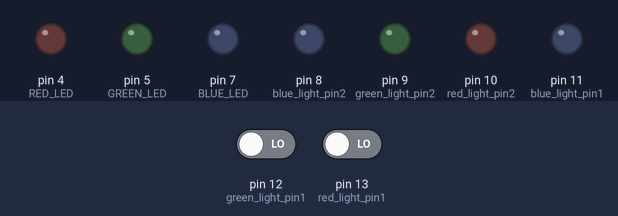
Bench run of a sketch on a simulated Arduino Nano, built with avr-gcc and run on an emulated ATmega328P. Shown: output pins drawn as LEDs (lit = HIGH). Dashed ring = blinking. Inputs (shaded band) come from the test bench; at power-on: pin 12 (green_light_pin1) LOW, pin 13 (red_light_pin1) LOW.

Above: at 1.2 s.
1.3 s: pin 12 (green_light_pin1) driven HIGH
At 1.45 s:
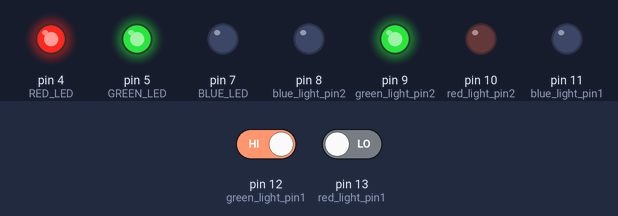
At 1.85 s:
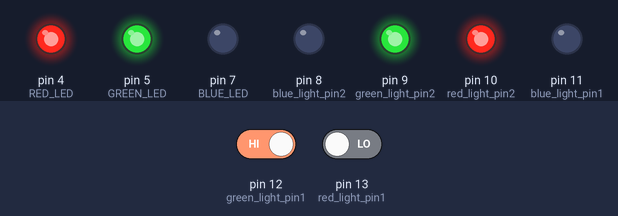
4.3 s: pin 13 (red_light_pin1) driven HIGH
At 4.85 s:
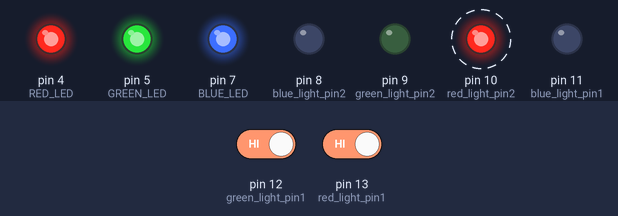
Timing chart, 0 to 13.3 s (numbered marks = the images above; inputs shaded):
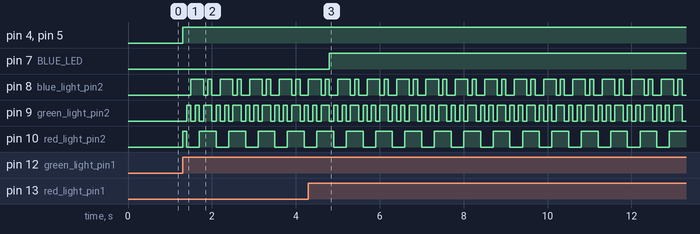

Measured:
- after the input at 1.3 s, pin 4 (RED_LED), pin 5 (GREEN_LED): LOW → HIGH at once
- after the input at 4.3 s, pin 7 (BLUE_LED): LOW → HIGH after 0.50 s

The sketch:

LightControl.ino
```cpp
/*
 * RFID-125
 * (c) 2017, Agis Wichert
 */
#include <SoftwareSerial.h>

#define RED_LED 4
#define BLUE_LED 7
#define GREEN_LED 5

int red_light_pin1 = 13;
int green_light_pin1 = 12;
int blue_light_pin1 = 11;
int red_light_pin2 = 10;
int green_light_pin2 = 9;
int blue_light_pin2 = 8;
int colors[7][3] = {{255, 0, 0},{0, 255, 0},{0, 0, 255},{0, 255, 255},{255, 0, 255},{255, 255, 0},{255, 255, 255}};
int index = 0;

int brightness = 255;

int gBright = 0;
int rBright = 0;
int bBright = 0;

int fadeSpeed = 10;

// RFID  | Nano
// Pin 1 | D2
// Pin 2 | D3
SoftwareSerial Rfid = SoftwareSerial(0,1);

String code = "";
String table1 = "24856484852665453575366513";
String table2 = "24856484852665056675165563";
String table3 = "24856484852665056575070573";
bool stopRead = true;
bool turnOnLeft = false;
bool turnOnRight = false;
String currentTable = "";

void setup() {pinMode(GREEN_LED, OUTPUT);
   pinMode(RED_LED, OUTPUT);
   pinMode(BLUE_LED, OUTPUT);
   pinMode(red_light_pin1, OUTPUT);
   pinMode(green_light_pin1, OUTPUT);
   pinMode(blue_light_pin1, OUTPUT);
   pinMode(red_light_pin2, OUTPUT);
   pinMode(green_light_pin2, OUTPUT);
   pinMode(blue_light_pin2, OUTPUT);

   pinMode(12, INPUT);
   pinMode(13, INPUT);

  // Serial Monitor to see results on the computer
  Serial.begin(9600);
  // Communication to the RFID reader
  Rfid.begin(9600);
}

void TurnOnB() {
  digitalWrite(7, HIGH);
//  for (int i = 0; i < 256; i++) {
//       analogWrite(BLUE_LED, bBright);
//       bBright += 1;
//       delay(fadeSpeed);
//   }
}

void TurnOnG() {
  digitalWrite(5, HIGH);
//  for (int i = 0; i < 256; i++) {
//       analogWrite(GREEN_LED, gBright);
//       gBright +=1;
//       delay(fadeSpeed);
//   }
}

void TurnOnR() {
  digitalWrite(4, HIGH);
//   for (int i = 0; i < 256; i++) {
//       analogWrite(RED_LED, rBright);
//       rBright +=1;
//       delay(fadeSpeed);
//   }
}

void TurnOffB() {
//   for (int i = 0; i < 256; i++) {
//       analogWrite(BLUE_LED, brightness);
//
//       brightness -= 1;
//       delay(fadeSpeed);
//   }
   digitalWrite(7, LOW);
}

void TurnOffG() {
//  for (int i = 0; i < 256; i++) {
//       analogWrite(GREEN_LED, brightness);
//
//       brightness -= 1;
//       delay(fadeSpeed);
//   }
   digitalWrite(5, LOW);
}

void TurnOffR() {
//  for (int i = 0; i < 256; i++) {
//       analogWrite(RED_LED, brightness);
//
//       brightness -= 1;
//       delay(fadeSpeed);
//   }
   digitalWrite(4, LOW);
}

void RGB_color(int red_light_value, int green_light_value, int blue_light_value, int side)
 {
  if(side==1){
    analogWrite(red_light_pin1, red_light_value);
    analogWrite(green_light_pin1, green_light_value);
    analogWrite(blue_light_pin1, blue_light_value);
  } else{
    analogWrite(red_light_pin2, red_light_value);
    analogWrite(green_light_pin2, green_light_value);
    analogWrite(blue_light_pin2, blue_light_value);
  }

}

void loop() {
  if(digitalRead(13)==HIGH){
    currentTable = table1;
    stopRead = false;
    turnOnLeft = true;
  }
  if(digitalRead(12)==HIGH){
    currentTable = table2;
    stopRead = false;
    turnOnRight = true;
  }
  if(turnOnLeft){
    TurnOnB();
    TurnOnR();
    while(index<7){
     RGB_color(colors[index][0], colors[index][1], colors[index][2],2);
     index = index + 1;
     delay(100);
    }
    index=0;
  }
  if(turnOnRight){
    TurnOnG();
    TurnOnR();
    while(index<7){
     RGB_color(colors[index][0], colors[index][1], colors[index][2],2);
     index = index + 1;
     delay(100);
    }
    index=0;
  }
  // check, if any data is available
  if(!stopRead){
    if(Rfid.available() > 0 ){
      // as long as there is data available...
      while(Rfid.available() > 0 ){
        // read a byte
        int r = Rfid.read();
        code = code + r;
        if(code.length() == 26){
          Serial.print(code);
          Serial.println();
          Serial.print("Done");
          code = "";
          stopRead = true;
          break;
        }
      }
      // linebreak
      Serial.println();
    }
  }
  if(code == currentTable){
    if(turnOnLeft){
      TurnOffB();
      TurnOffR();
      RGB_color(0, 0, 0, 2);
      turnOnLeft = !turnOnLeft;
      stopRead = false;
      currentTable = "";
    }
    if(turnOnRight){
      TurnOffG();
      TurnOffR();
      RGB_color(0, 0, 0, 1);
      turnOnRight = !turnOnRight;
      stopRead = false;
      currentTable = "";
    }
  }

}
```
